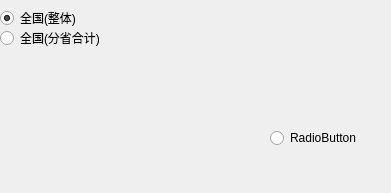
             <widget class="QWidget" name="page">
              <property name="geometry">
               <rect>
                <x>0</x>
                <y>0</y>
                <width>391</width>
                <height>193</height>
               </rect>
              </property>
              <attribute name="label">
               <string>全国</string>
              </attribute>
              <widget class="QRadioButton" name="radioButton_32">
               <property name="geometry">
                <rect>
                 <x>0</x>
                 <y>10</y>
                 <width>101</width>
                 <height>16</height>
                </rect>
               </property>
               <property name="statusTip">
                <string/>
               </property>
               <property name="whatsThis">
                <string extracomment="使用尽可能多的“个人定制地区”，缺省地区使用“系统默认地区”"/>
               </property>
               <property name="text">
                <string>全国(整体)</string>
               </property>
               <property name="checked">
                <bool>true</bool>
               </property>
              </widget>
              <widget class="QRadioButton" name="radioButton_100">
               <property name="geometry">
                <rect>
                 <x>270</x>
                 <y>130</y>
                 <width>89</width>
                 <height>16</height>
                </rect>
               </property>
               <property name="text">
                <string>RadioButton</string>
               </property>
              </widget>
              <widget class="QRadioButton" name="radioButton_90">
               <property name="geometry">
                <rect>
                 <x>0</x>
                 <y>30</y>
                 <width>131</width>
                 <height>16</height>
                </rect>
               </property>
               <property name="text">
                <string>全国(分省合计)</string>
               </property>
              </widget>
             </widget>
